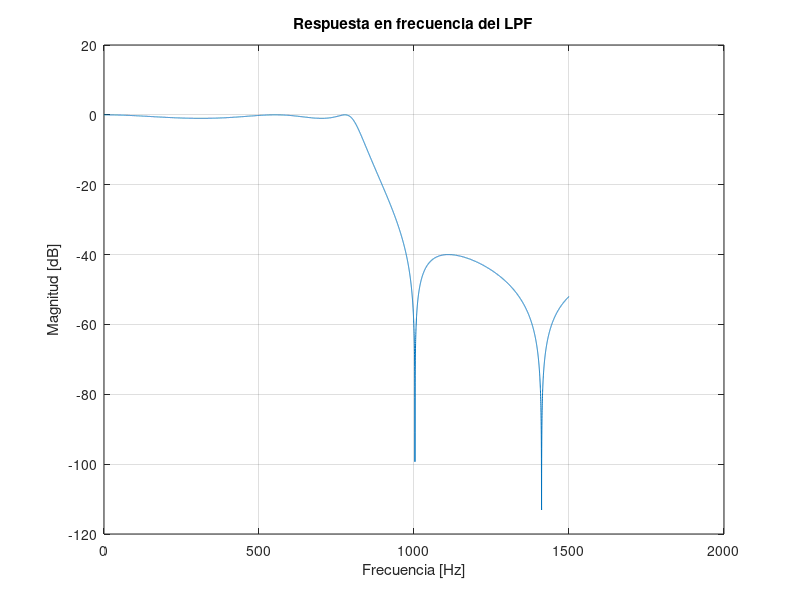

The MATLAB source for this figure:
%Filtro cuando no se conoce el orden 'n'
clear vars, clc, close all

fp=800;
fs=1e3;
Rp=1;
Rs=40;

n=ellipord(2*pi*fp,2*pi*fs,Rp,Rs,'s')
[b,a]=ellip(n,Rp,Rs,2*pi*fp,'s');
w=2*pi*linspace(0,1500,1e4);
H=freqs(b,a,w);
Hdb=20*log10(abs(H));
plot(w/(2*pi),Hdb)
grid on
xlabel 'Frecuencia [Hz]'
ylabel 'Magnitud [dB]'
title 'Respuesta en frecuencia del LPF'